Frame 1 (no input): blank canvas, image omitted
Frame 60 (no input): blank canvas, image omitted
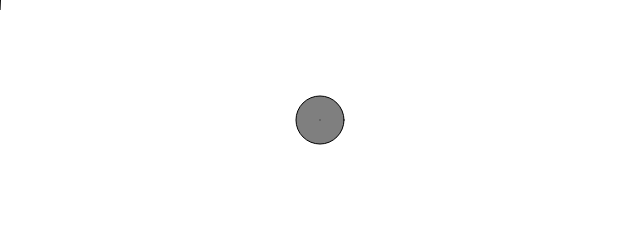
Frame 120 (the mouse pressed at the canvas centre since frame 60)

The p5.js sketch whose frames 1 and 60 were blank and that drew this single picture after the mouse press (run headless with seeded random() and noise() and a simulated clock; from frame 60 on, the mouse is pressed at the canvas centre):

// p5.js sketch
// ── sketch.js

let center;
let velocity;
let mouse;
let dir;
let m;
function setup() {
  createCanvas(640, 240);

}

function draw() {
    background(255);
    
    stroke(0);
    fill(127);
    if(center != null){
        circle(center.x, center.y, 48);
        center.add(velocity);

        if (center.x > width || center.x < 0) {
            velocity.x = velocity.x * -1;
        }
        if (center.y > height || center.y < 0) {
            velocity.y = velocity.y * -1;
        }
    }

    if(mouseIsPressed){
        dir = null;
        velocity = null;

        mouse = createVector(mouseX, mouseY);   
        mouse.sub(center);

        m = mouse.mag();
        fill(0);
        rect(0, 0, m, 10);

        translate(center.x, center.y);
        line(0,0, mouse.x,mouse.y);

        
    }
}

function mousePressed(){
    //console.log("Press");
    center = createVector(mouseX, mouseY);
    //circle(position.x, position.y, 48);
    
}

function mouseReleased(){
    //console.log("release");
    dir = p5.Vector.sub(mouse,createVector(0,0));
    dir.normalize();

    dir.mult(m/50);
    console.log(m);
    velocity = createVector(dir.x,dir.y);
    velocity.add(dir);
    velocity.limit(50);
}
